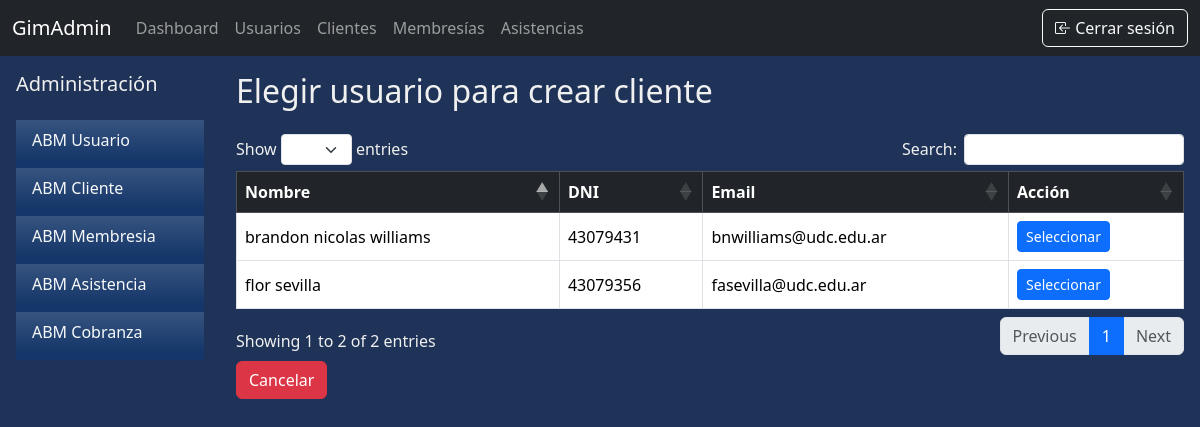
The app's page /abm/clientes/elegir-usuario/ (signed in) with its own data.
### apps/abm/models.py (models this page shows, shortened)
class UserProfile(models.Model):
    user = models.OneToOneField(User, null=False, on_delete=models.CASCADE, related_name='user_usuario')
    dni = models.IntegerField(unique=True, null=False)
    telefono = models.CharField(max_length=50)
    domicilio = models.CharField(max_length=150)
    fecha_nac = models.DateField()
    first_login = models.BooleanField(default=True)

### apps/abm/views.py (the view)
# urls.py: path('clientes/elegir-usuario/', views.elegir_usuario_para_cliente, name='cliente_elegir_usuario'),
@staff_member_required(login_url='/permisos_insuficientes/')
def elegir_usuario_para_cliente(request):
    ids_usados = Cliente.objects.values_list('usuario', flat=True)
    perfiles = UserProfile.objects.exclude(id__in=ids_usados)
    return render(request, 'elegir_usuario.html', {'perfiles': perfiles})

### apps/abm/templates/elegir_usuario.html (shortened to what this page needs)
{% extends "base.html" %}
{% block content %}
<div class="d-flex">
    {% include 'sidebar.html' %}
    <div class="flex-grow-1 p-3 justify-content-end flex-column">
        <h2 class="mb-4">Elegir usuario para crear cliente</h2>
        <table class="table table-bordered table-hover align-middle" {% if perfiles %}id="tablaUsuarios"{%endif%}>
            <thead class="table-dark bg-gradient">
                <tr>
                    <th>Nombre</th>
                    <th>DNI</th>
                    <th>Email</th>
                    <th>Acción</th>
                </tr>
            </thead>
            <tbody>
                {% for perfil in perfiles %}
                    <tr>
                        <td>{{ perfil.user.first_name }} {{ perfil.user.last_name }}</td>
                        <td>{{ perfil.dni }}</td>
                        <td>{{ perfil.user.email }}</td>
                        <td>
                            <a href="{% url 'cliente_crear' perfil.id %}" class="btn btn-sm btn-primary">
                                Seleccionar
                            </a>
                        </td>
                    </tr>
                {% empty %}
                    <tr><td colspan="4">No hay usuarios disponibles.</td></tr>
                {% endfor %}
            </tbody>
        </table>
        <a href="{% url 'cliente_listar' %}" class="btn btn-danger mt-1">Cancelar</a>
    </div>
</div>
{% endblock %}

### apps/core/templates/base.html (style rules this page uses)
body { background-color: #1E3357; color: #F0F0F0; }

### records on screen
UserProfile: user.first_name "flor", user.last_name "sevilla", dni "43079356", user.email "fasevilla@udc.edu.ar"
UserProfile: user.first_name "brandon nicolas", user.last_name "williams", dni "43079431", user.email "bnwilliams@udc.edu.ar"
